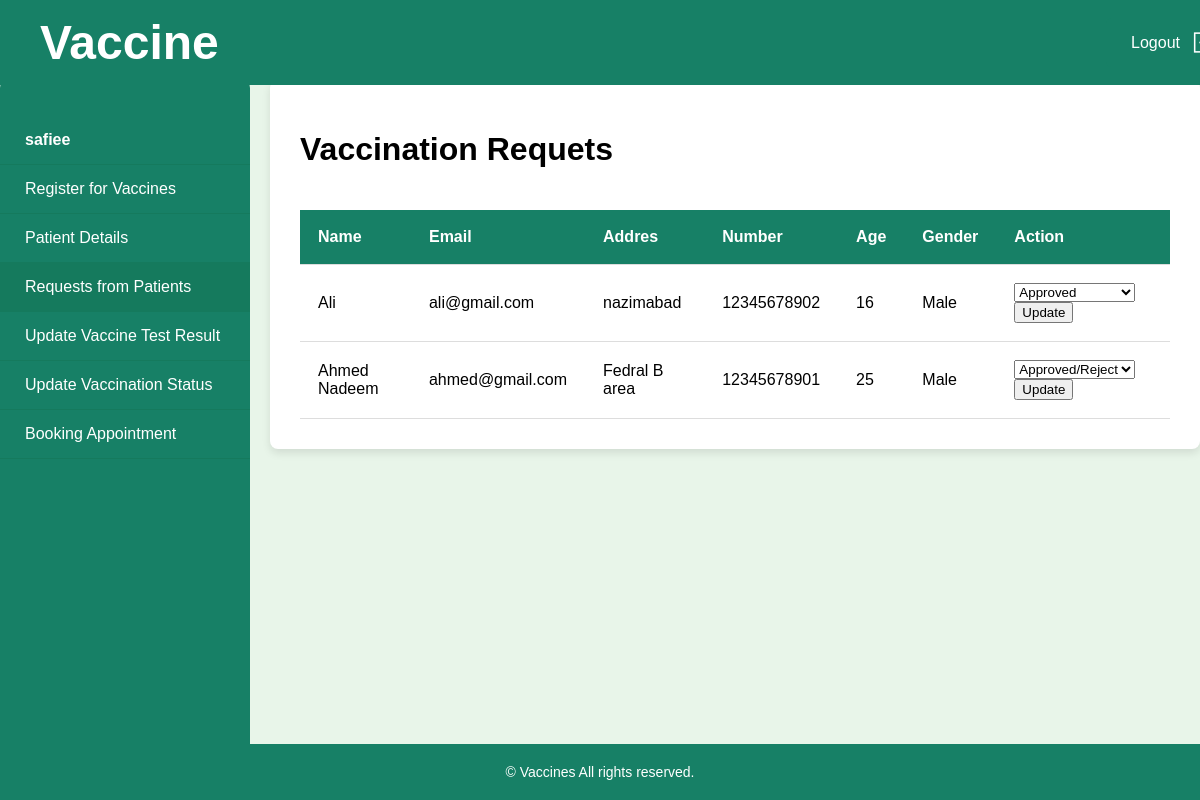
/hospital/requests_patients.php (signed in), run on the app's committed database.
### tables this page shows
CREATE TABLE `users` (
  `id` int(11) NOT NULL,
  `name` varchar(255) NOT NULL,
  `email` varchar(255) NOT NULL,
  `pass` varchar(255) NOT NULL,
  `c_pass` varchar(255) NOT NULL,
  `phone` varchar(255) NOT NULL,
  `role` varchar(255) NOT NULL,
  `address` varchar(255) DEFAULT NULL,
  `age` varchar(255) DEFAULT NULL,
  `gender` varchar(255) DEFAULT NULL,
  `blood_type` varchar(255) DEFAULT NULL,
  `profile` varchar(255) DEFAULT NULL,
  `hosp_type` varchar(255) DEFAULT NULL,
  `action` varchar(255) DEFAULT NULL,
  `selected_hosp_id` int(11) DEFAULT NULL
);

### hospital/requests_patients.php (the view, shortened to what this page needs)
<?php
  include '../pages/connect.php';
?>
<!DOCTYPE html>
<html lang="en">
<head>
<link rel="stylesheet"  href="../style/hospital11.css">
</head>
<body>
<div class="header" style="display: flex; flex-direction: row; justify-content: space-between;">    <a class="navbar-brand" >
<span id="1">
         <h1> Vaccine  </h1>
            </span>
          </a>
        <span>
            <a href="../pages/logout.php" style="text-decoration: none;">
                <button id="logout">Logout
                    <img src="../assets/icons8-logout-100.png" alt="" width="25px" height="25px">
                </button>
            </a>
        </span>
    </div>
    <div class="container" style="display: flex;">
        <div class="sidebar">
            <ul>
                <li style='pointer-events: none;'><strong><?php echo $_SESSION["name"];?></strong></li>
                <a href="../hospital/patientRegister_vaccines.php"><li>Register for Vaccines</li></a>
                <a class="hide-show" href="../hospital/patient_details.php"><li>Patient Details</li></a>
                <a class="hide-show" href="../hospital/requests_patients.php"><li class='active'>Requests from Patients</li></a>
                <a class="hide-show" href="../hospital/update_test_result.php"><li>Update Vaccine Test Result</li></a>
                <a class="hide-show" href="../hospital/update_vaccination_status.php"><li>Update Vaccination Status</li></a>
                <a class="hide-show" href="../hospital/hosp_booking_appointment.php"><li>Booking Appointment</li></a>
            </ul>
        </div>
            <div class="main-content">
               <div class="container2">
                    <h1>Vaccination Requets</h1>
                    <div class="table-responsive">
                        <table>
                            <thead>
                                <tr>
                                    <th>Name</th>
                                    <th>Email</th>
                                    <th>Addres</th>
                                    <th>Number</th>
                                    <th>Age</th>
                                    <th>Gender</th>
                                    <th>Action</th>
                                </tr>
                            </thead>
                            <tbody>
                                <?php
                                    $hospital_id = $_SESSION['id'];
                                    $patient_query = "SELECT * FROM users WHERE role = 'Patient' AND selected_hosp_id = $hospital_id";
                                    $patient_res = mysqli_query($conn, $patient_query);
                                    if (mysqli_num_rows($patient_res) > 0) {
                                        while ($patient_row = mysqli_fetch_assoc($patient_res)) {
                                            $id = $patient_row['id'];
                                            echo "
                                            <tr>
                                                <td>$patient_row[name]</td>
                                                <td>$patient_row[email]</td>
                                                <td>$patient_row[address]</td>
                                                <td>$patient_row[phone]</td>
                                                <td>$patient_row[age]</td>
                                                <td>$patient_row[gender]</td>
                                                <td>
                                                    <form method='post'>
                                                        <input type='hidden' name='id' value='$id'>
                                                        <select name='action' id='select-action' required>
                                                            <option value='' hidden>Approved/Reject</option>
                                                            <option value='Approved' ".($patient_row['action'] == 'Approved' ? 'selected' : '').">Approved</option>
                                                            <option value='Reject' ".($patient_row['action'] == 'Reject' ? 'selected' : '').">Reject</option>
                                                        </select>
                                                        <button type='submit' class='btn-action' name='update_action'>Update</button>
                                                    </form>
                                                </td>
                                            </tr>";
                                        }
                                    }
                                    else {
                                        echo "<tr><td colspan='7'>No patients request found</td></tr>";
                                    }
                                ?>
                            </tbody>
                        </table>
                    </div>
                </div>
            </div>
    </div>
    <footer>
        &copy;  Vaccines All rights reserved.
    </footer>
</body>
</html>

### style/hospital11.css (style rules this page uses)
body, html { margin: 0; padding: 0; font-family: 'Poppins', sans-serif; background-color: #e8f5e9; display: flex; flex-direction: column; height: 100%; }
.header { display: flex; justify-content: space-between; align-items: center; background-color: #178066; color: white; padding: 15px 40px; width: 100%; position: fixed; top: 0; left: 0; z-index: 1000; }
#logout { background-color: #178066; color: white; border: none; padding: 12px 25px; border-radius: 5px; cursor: pointer; display: flex; align-items: center; gap: 10px; font-size: 16px; transition: background-color 0.3s ease; }
.container { display: flex; justify-content: flex-start; align-items: flex-start; margin-top: 80px; margin-bottom: 70px; flex-grow: 1; }
.sidebar { width: 250px; background-color: #178066; color: white; height: 100vh; padding-top: 20px; position: fixed; border-radius: 8px; }
.sidebar ul { list-style: none; padding: 0; }
.sidebar ul a { text-decoration: none; color: white; }
.sidebar ul li { padding: 15px 25px; transition: background-color 0.3s ease; cursor: pointer; border-bottom: 1px solid #157a5d; }
.sidebar ul li:hover, .sidebar ul .active { background-color: #157a5d; }
.main-content { flex-grow: 1; margin-left: 270px; padding: 30px; background-color: white; border-radius: 8px; box-shadow: 0 4px 8px rgba(0, 0, 0, 0.1); display: flex; flex-direction: column; align-items: flex-start; overflow: auto; }
.table-responsive { overflow-x: auto; }
table { width: 100%; border-collapse: collapse; margin-top: 20px; }
th, td { padding: 18px; text-align: left; border-bottom: 1px solid #ddd; }
th { background-color: #178066; color: white; font-weight: 600; }
footer { background-color: #178066; color: white; text-align: center; padding: 20px 0; font-size: 14px; width: 100%; position: fixed; bottom: 0; left: 0; z-index: 1000; }
.header h1 { color: white; margin: 0; font-size: 3rem; }

### data on the page
users: name "Ali", email "ali@gmail.com", address "nazimabad", phone "12345678902", age "16", gender "Male", action "Approved"
users: name "Ahmed Nadeem", email "ahmed@gmail.com", address "Fedral B area", phone "12345678901", age "25", gender "Male"

### other printed values
$_SESSION["name"] "safiee"
